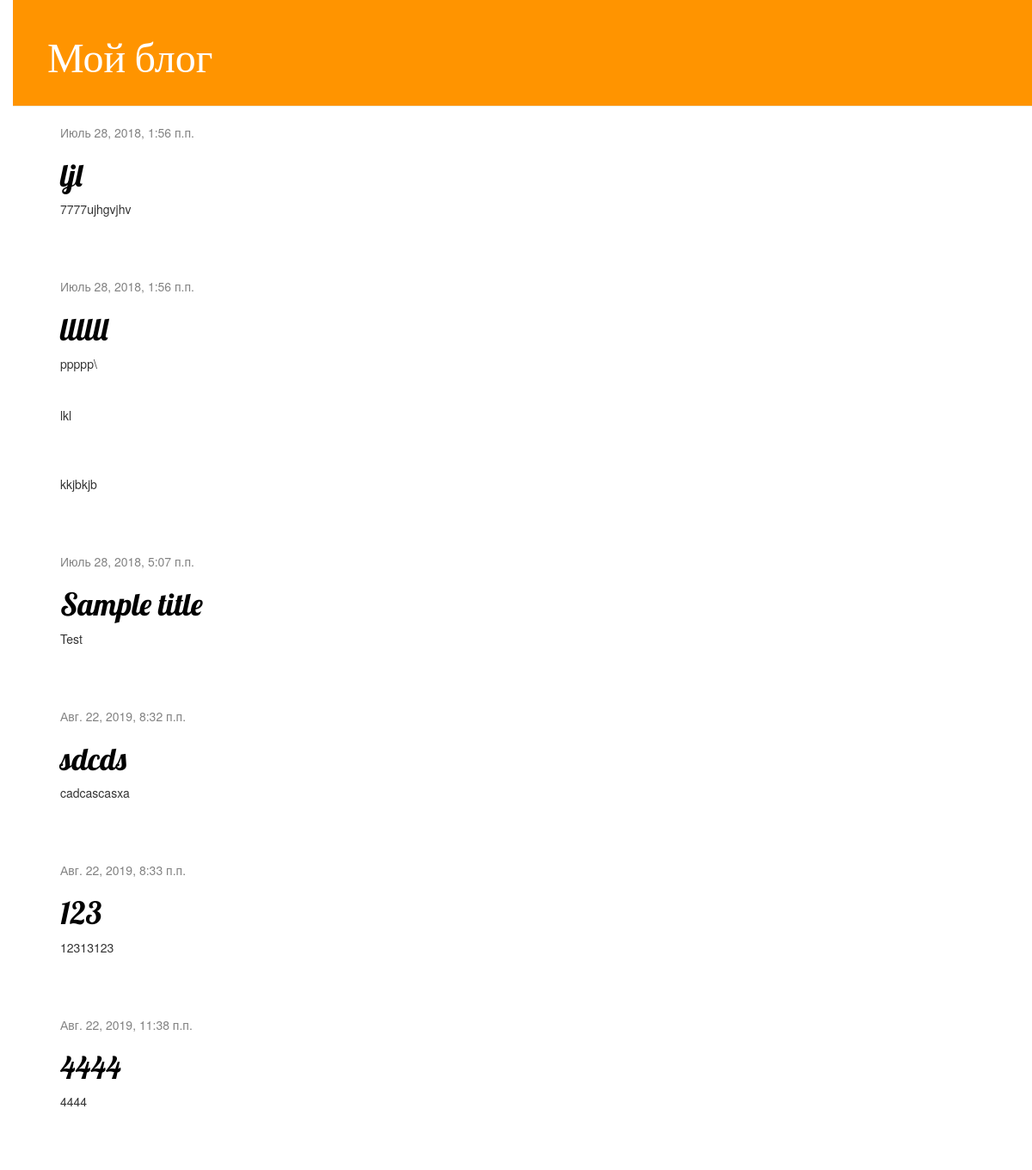
/, run on an earlier commit of the app's database.
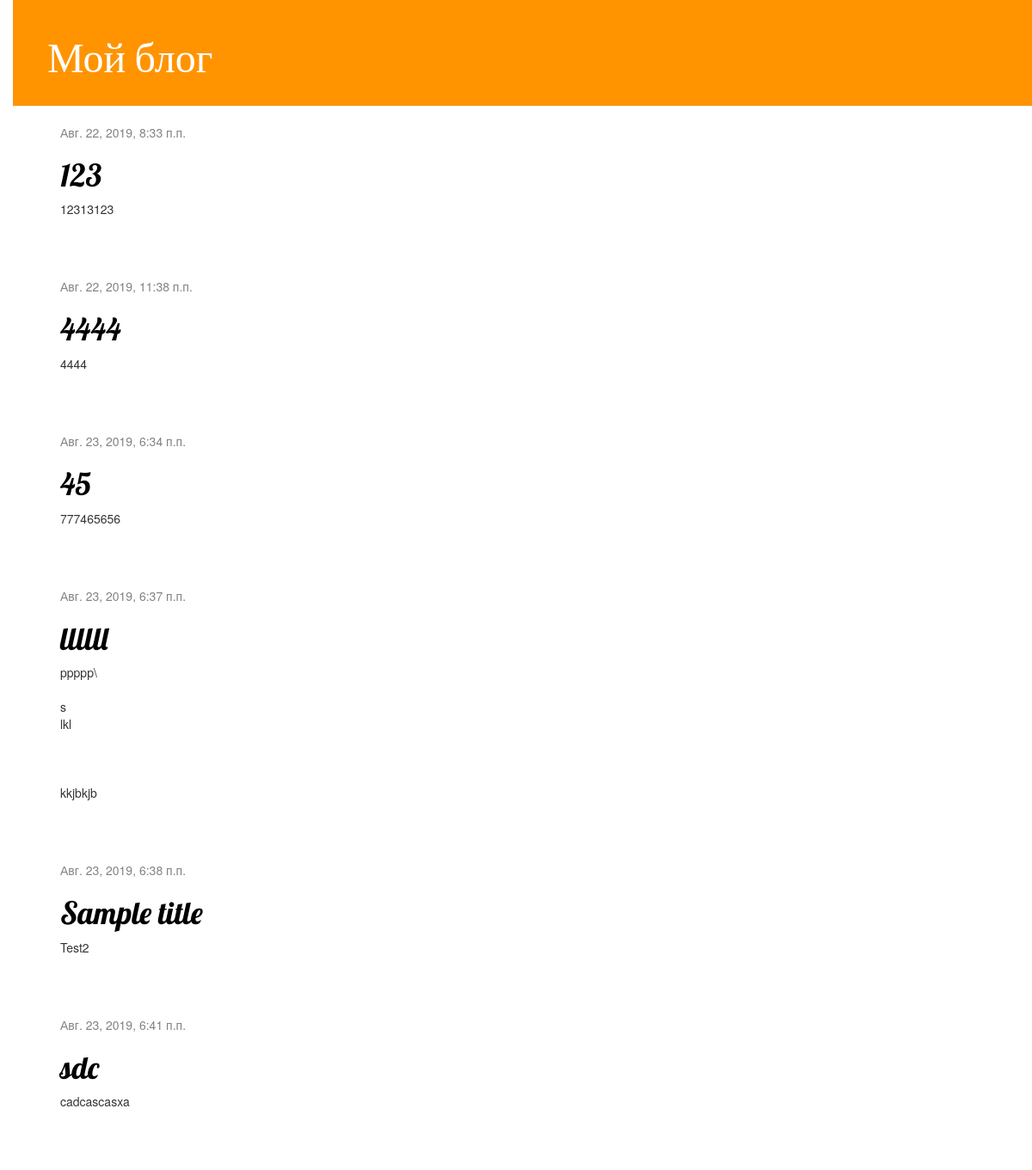
And on a later commit of the database.
### blog/models.py (models this page shows, shortened)
class Post(models.Model):
    author = models.ForeignKey(settings.AUTH_USER_MODEL, on_delete=models.CASCADE)
    title = models.CharField(max_length=200)
    text = models.TextField()
    created_date = models.DateTimeField(default=timezone.now)
    published_date = models.DateTimeField(blank=True, null=True)

### blog/views.py (the view)
# urls.py: path('', views.post_list, name='post_list'),
def post_list(request):
    posts = Post.objects.filter(published_date__lte=timezone.now()).order_by('published_date')
    return render(request, 'blog/post_list.html', {'posts': posts})

### blog/templates/blog/post_list.html
{% extends 'blog/base.html' %}
{% block content %}
    {% for post in posts %}
        <div class="post">
            <div class="date">
                {{ post.published_date }}
            </div>
            <h1><a href="{% url 'post_detail' pk=post.pk %}">{{ post.title }}</a></h1>
            <p>{{ post.text|linebreaksbr }}</p>
        </div>
    {% endfor %}
{% endblock %}

### blog/templates/blog/base.html (shortened to what this page needs)
{% load static %}
<html>
    <head>
        <link rel="stylesheet" href="//maxcdn.bootstrapcdn.com/bootstrap/3.2.0/css/bootstrap.min.css">
        <link rel="stylesheet" href="//maxcdn.bootstrapcdn.com/bootstrap/3.2.0/css/bootstrap-theme.min.css">
        <link rel="stylesheet" href="{% static 'css/blog.css' %}">
    </head>
    <body>
        <div class="page-header">
            <h1><a href="/">Мой блог</a></h1>
        </div>
        <div class="content container">
            <div class="row">
                <div class="col-md-8">
                    {% block content %}
                    {% endblock %}
                </div>
            </div>
        </div>
    </body>
</html>

### blog/static/css/blog.css (style rules this page uses)
h1 a { color: #FCA205; font-family: 'Lobster'; }
body { padding-left: 15px; }
.page-header { background-color: #ff9400; margin-top: 0; padding: 20px 20px 20px 40px; }
.page-header h1, .page-header h1 a, .page-header h1 a:visited, .page-header h1 a:active { color: #ffffff; font-size: 36pt; text-decoration: none; }
.content { margin-left: 40px; }
h1, h2, h3, h4 { font-family: 'Lobster', cursive; }
.date { color: #828282; }
.post { margin-bottom: 70px; }
.post h1 a, .post h1 a:visited { color: #000000; }

What changed in the data, as far as the page shows it:
shown differently, row unchanged: Post "Авг. 22, 2019, 8:33 п.п.": moves up the list
shown differently, row unchanged: Post "Авг. 22, 2019, 11:38 п.п.": moves up the list
changed Post: published_date "Июль 28, 2018, 1:56 п.п." → "Авг. 23, 2019, 6:34 п.п."; title "ljl" → "45"; text "7777ujhgvjhv" → "777465656"
changed Post "llllll": published_date "Июль 28, 2018, 1:56 п.п." → "Авг. 23, 2019, 6:37 п.п."; text "ppppp\\ lkl kkjbkjb" → "ppppp\\ s lkl kkjbkjb"
changed Post "Sample title": published_date "Июль 28, 2018, 5:07 п.п." → "Авг. 23, 2019, 6:38 п.п."; text "Test" → "Test2"
changed Post "cadcascasxa": published_date "Авг. 22, 2019, 8:32 п.п." → "Авг. 23, 2019, 6:41 п.п."; title "sdcds" → "sdc"
